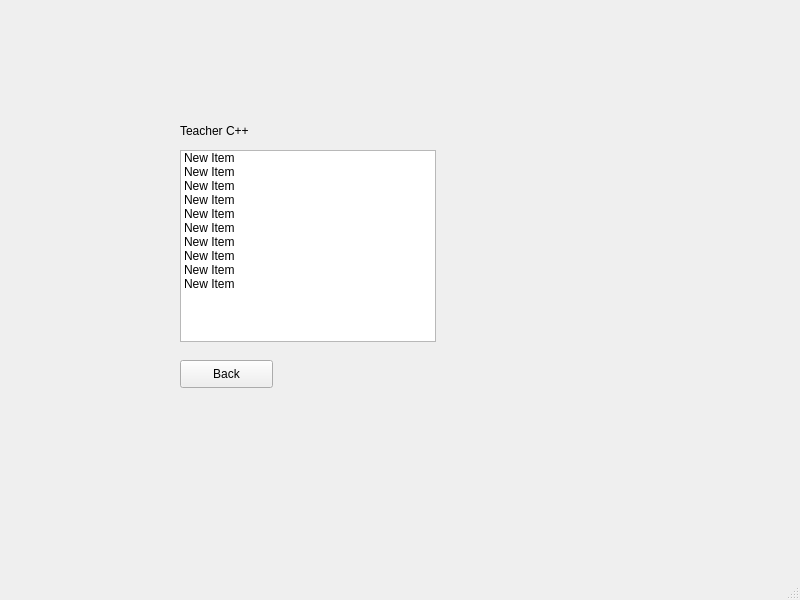
<?xml version="1.0" encoding="UTF-8"?>
<ui version="4.0">
 <class>MainWindow</class>
 <widget class="QMainWindow" name="MainWindow">
  <property name="geometry">
   <rect>
    <x>0</x>
    <y>0</y>
    <width>800</width>
    <height>600</height>
   </rect>
  </property>
  <property name="windowTitle">
   <string>MainWindow</string>
  </property>
  <widget class="QWidget" name="centralwidget">
   <widget class="QLabel" name="teacher_c">
    <property name="geometry">
     <rect>
      <x>180</x>
      <y>120</y>
      <width>81</width>
      <height>21</height>
     </rect>
    </property>
    <property name="text">
     <string>Teacher C++</string>
    </property>
   </widget>
   <widget class="QListWidget" name="student_c">
    <property name="geometry">
     <rect>
      <x>180</x>
      <y>150</y>
      <width>256</width>
      <height>192</height>
     </rect>
    </property>
    <item>
     <property name="text">
      <string>New Item</string>
     </property>
    </item>
    <item>
     <property name="text">
      <string>New Item</string>
     </property>
    </item>
    <item>
     <property name="text">
      <string>New Item</string>
     </property>
    </item>
    <item>
     <property name="text">
      <string>New Item</string>
     </property>
    </item>
    <item>
     <property name="text">
      <string>New Item</string>
     </property>
    </item>
    <item>
     <property name="text">
      <string>New Item</string>
     </property>
    </item>
    <item>
     <property name="text">
      <string>New Item</string>
     </property>
    </item>
    <item>
     <property name="text">
      <string>New Item</string>
     </property>
    </item>
    <item>
     <property name="text">
      <string>New Item</string>
     </property>
    </item>
    <item>
     <property name="text">
      <string>New Item</string>
     </property>
    </item>
   </widget>
   <widget class="QPushButton" name="btn_back">
    <property name="geometry">
     <rect>
      <x>180</x>
      <y>360</y>
      <width>93</width>
      <height>28</height>
     </rect>
    </property>
    <property name="text">
     <string>Back</string>
    </property>
   </widget>
  </widget>
  <widget class="QMenuBar" name="menubar">
   <property name="geometry">
    <rect>
     <x>0</x>
     <y>0</y>
     <width>800</width>
     <height>26</height>
    </rect>
   </property>
  </widget>
  <widget class="QStatusBar" name="statusbar"/>
 </widget>
 <resources/>
 <connections/>
</ui>
